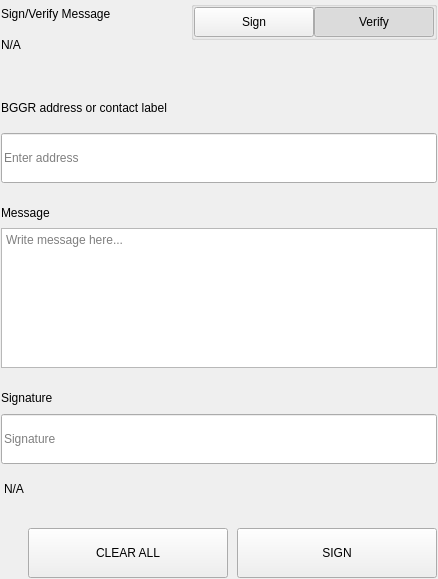
<?xml version="1.0" encoding="UTF-8"?>
<ui version="4.0">
 <class>SettingsSignMessageWidgets</class>
 <widget class="QWidget" name="SettingsSignMessageWidgets">
  <property name="geometry">
   <rect>
    <x>0</x>
    <y>0</y>
    <width>438</width>
    <height>579</height>
   </rect>
  </property>
  <property name="windowTitle">
   <string>Form</string>
  </property>
  <layout class="QVBoxLayout" name="verticalLayout">
   <property name="spacing">
    <number>0</number>
   </property>
   <property name="leftMargin">
    <number>0</number>
   </property>
   <property name="topMargin">
    <number>0</number>
   </property>
   <property name="rightMargin">
    <number>0</number>
   </property>
   <property name="bottomMargin">
    <number>0</number>
   </property>
   <item>
    <widget class="QWidget" name="left" native="true">
     <layout class="QVBoxLayout" name="verticalLayout_3">
      <property name="leftMargin">
       <number>0</number>
      </property>
      <property name="topMargin">
       <number>0</number>
      </property>
      <property name="rightMargin">
       <number>0</number>
      </property>
      <property name="bottomMargin">
       <number>0</number>
      </property>
      <item>
       <widget class="QWidget" name="container_sign" native="true">
        <layout class="QVBoxLayout" name="verticalLayout_2">
         <property name="spacing">
          <number>0</number>
         </property>
         <property name="leftMargin">
          <number>1</number>
         </property>
         <property name="topMargin">
          <number>1</number>
         </property>
         <property name="rightMargin">
          <number>1</number>
         </property>
         <property name="bottomMargin">
          <number>1</number>
         </property>
         <item>
          <layout class="QHBoxLayout" name="horizontalLayout_3" stretch="3,1">
           <property name="spacing">
            <number>40</number>
           </property>
           <item>
            <layout class="QVBoxLayout" name="verticalLayoutTitle">
             <property name="spacing">
              <number>5</number>
             </property>
             <item>
              <widget class="QLabel" name="labelTitle">
               <property name="text">
                <string>Sign/Verify Message</string>
               </property>
              </widget>
             </item>
             <item>
              <widget class="QLabel" name="labelSubtitle1">
               <property name="text">
                <string notr="true">N/A</string>
               </property>
               <property name="wordWrap">
                <bool>true</bool>
               </property>
              </widget>
             </item>
            </layout>
           </item>
           <item alignment="Qt::AlignRight|Qt::AlignTop">
            <widget class="QWidget" name="containerSwitch" native="true">
             <property name="styleSheet">
              <string notr="true">#containerSwitch{
	padding-top:9px;
}</string>
             </property>
             <layout class="QVBoxLayout" name="verticalLayout_6">
              <property name="spacing">
               <number>4</number>
              </property>
              <property name="leftMargin">
               <number>0</number>
              </property>
              <property name="topMargin">
               <number>0</number>
              </property>
              <property name="rightMargin">
               <number>0</number>
              </property>
              <property name="bottomMargin">
               <number>0</number>
              </property>
              <item alignment="Qt::AlignRight">
               <widget class="QGroupBox" name="groupBox">
                <property name="sizePolicy">
                 <sizepolicy hsizetype="Fixed" vsizetype="Preferred">
                  <horstretch>0</horstretch>
                  <verstretch>0</verstretch>
                 </sizepolicy>
                </property>
                <property name="title">
                 <string/>
                </property>
                <property name="alignment">
                 <set>Qt::AlignRight|Qt::AlignTop|Qt::AlignTrailing</set>
                </property>
                <layout class="QHBoxLayout" name="horizontalLayout_4">
                 <property name="spacing">
                  <number>0</number>
                 </property>
                 <property name="leftMargin">
                  <number>0</number>
                 </property>
                 <property name="topMargin">
                  <number>0</number>
                 </property>
                 <property name="rightMargin">
                  <number>0</number>
                 </property>
                 <property name="bottomMargin">
                  <number>0</number>
                 </property>
                 <item>
                  <widget class="QPushButton" name="pushSign">
                   <property name="minimumSize">
                    <size>
                     <width>120</width>
                     <height>30</height>
                    </size>
                   </property>
                   <property name="maximumSize">
                    <size>
                     <width>120</width>
                     <height>30</height>
                    </size>
                   </property>
                   <property name="focusPolicy">
                    <enum>Qt::NoFocus</enum>
                   </property>
                   <property name="text">
                    <string>Sign</string>
                   </property>
                   <property name="checkable">
                    <bool>true</bool>
                   </property>
                   <property name="autoExclusive">
                    <bool>true</bool>
                   </property>
                  </widget>
                 </item>
                 <item>
                  <widget class="QPushButton" name="pushVerify">
                   <property name="minimumSize">
                    <size>
                     <width>120</width>
                     <height>30</height>
                    </size>
                   </property>
                   <property name="maximumSize">
                    <size>
                     <width>120</width>
                     <height>30</height>
                    </size>
                   </property>
                   <property name="focusPolicy">
                    <enum>Qt::NoFocus</enum>
                   </property>
                   <property name="text">
                    <string>Verify</string>
                   </property>
                   <property name="checkable">
                    <bool>true</bool>
                   </property>
                   <property name="checked">
                    <bool>true</bool>
                   </property>
                   <property name="autoExclusive">
                    <bool>true</bool>
                   </property>
                  </widget>
                 </item>
                </layout>
               </widget>
              </item>
              <item alignment="Qt::AlignHCenter|Qt::AlignTop">
               <widget class="QLabel" name="labelSubtitleSwitch">
                <property name="text">
                 <string/>
                </property>
                <property name="alignment">
                 <set>Qt::AlignRight|Qt::AlignTrailing|Qt::AlignVCenter</set>
                </property>
               </widget>
              </item>
             </layout>
            </widget>
           </item>
          </layout>
         </item>
         <item>
          <spacer name="verticalSpacer_2">
           <property name="orientation">
            <enum>Qt::Vertical</enum>
           </property>
           <property name="sizeType">
            <enum>QSizePolicy::Fixed</enum>
           </property>
           <property name="sizeHint" stdset="0">
            <size>
             <width>20</width>
             <height>40</height>
            </size>
           </property>
          </spacer>
         </item>
         <item>
          <widget class="QWidget" name="containerAddress" native="true">
           <property name="sizePolicy">
            <sizepolicy hsizetype="Preferred" vsizetype="Fixed">
             <horstretch>0</horstretch>
             <verstretch>0</verstretch>
            </sizepolicy>
           </property>
           <layout class="QVBoxLayout" name="verticalLayout_5" stretch="0,0">
            <property name="spacing">
             <number>15</number>
            </property>
            <property name="leftMargin">
             <number>0</number>
            </property>
            <property name="topMargin">
             <number>0</number>
            </property>
            <property name="rightMargin">
             <number>0</number>
            </property>
            <property name="bottomMargin">
             <number>0</number>
            </property>
            <item>
             <widget class="QLabel" name="labelSubtitleAddress">
              <property name="minimumSize">
               <size>
                <width>0</width>
                <height>20</height>
               </size>
              </property>
              <property name="maximumSize">
               <size>
                <width>16777215</width>
                <height>20</height>
               </size>
              </property>
              <property name="text">
               <string>BGGR address or contact label</string>
              </property>
             </widget>
            </item>
            <item>
             <widget class="QLineEdit" name="addressIn_SM">
              <property name="minimumSize">
               <size>
                <width>0</width>
                <height>50</height>
               </size>
              </property>
              <property name="maximumSize">
               <size>
                <width>16777215</width>
                <height>50</height>
               </size>
              </property>
              <property name="placeholderText">
               <string>Enter address</string>
              </property>
             </widget>
            </item>
           </layout>
          </widget>
         </item>
         <item>
          <spacer name="verticalSpacer_3">
           <property name="orientation">
            <enum>Qt::Vertical</enum>
           </property>
           <property name="sizeType">
            <enum>QSizePolicy::Fixed</enum>
           </property>
           <property name="sizeHint" stdset="0">
            <size>
             <width>20</width>
             <height>20</height>
            </size>
           </property>
          </spacer>
         </item>
         <item>
          <layout class="QVBoxLayout" name="verticalLayout_9">
           <property name="spacing">
            <number>5</number>
           </property>
           <item>
            <widget class="QLabel" name="labelSubtitleMessage">
             <property name="minimumSize">
              <size>
               <width>0</width>
               <height>20</height>
              </size>
             </property>
             <property name="maximumSize">
              <size>
               <width>16777215</width>
               <height>20</height>
              </size>
             </property>
             <property name="text">
              <string>Message</string>
             </property>
            </widget>
           </item>
           <item>
            <widget class="QPlainTextEdit" name="messageIn_SM">
             <property name="minimumSize">
              <size>
               <width>0</width>
               <height>140</height>
              </size>
             </property>
             <property name="maximumSize">
              <size>
               <width>16777215</width>
               <height>140</height>
              </size>
             </property>
             <property name="placeholderText">
              <string>Write message here...</string>
             </property>
            </widget>
           </item>
          </layout>
         </item>
         <item>
          <spacer name="verticalSpacer_4">
           <property name="orientation">
            <enum>Qt::Vertical</enum>
           </property>
           <property name="sizeType">
            <enum>QSizePolicy::Fixed</enum>
           </property>
           <property name="sizeHint" stdset="0">
            <size>
             <width>20</width>
             <height>20</height>
            </size>
           </property>
          </spacer>
         </item>
         <item>
          <widget class="QWidget" name="widget" native="true">
           <property name="minimumSize">
            <size>
             <width>0</width>
             <height>75</height>
            </size>
           </property>
           <property name="maximumSize">
            <size>
             <width>16777215</width>
             <height>16777215</height>
            </size>
           </property>
           <layout class="QVBoxLayout" name="verticalLayout_4">
            <property name="leftMargin">
             <number>0</number>
            </property>
            <property name="topMargin">
             <number>0</number>
            </property>
            <property name="rightMargin">
             <number>0</number>
            </property>
            <property name="bottomMargin">
             <number>0</number>
            </property>
            <item>
             <widget class="QLabel" name="labelSubtitleSignature">
              <property name="minimumSize">
               <size>
                <width>0</width>
                <height>20</height>
               </size>
              </property>
              <property name="maximumSize">
               <size>
                <width>16777215</width>
                <height>20</height>
               </size>
              </property>
              <property name="text">
               <string>Signature</string>
              </property>
             </widget>
            </item>
            <item>
             <widget class="QLineEdit" name="signatureOut_SM">
              <property name="minimumSize">
               <size>
                <width>0</width>
                <height>50</height>
               </size>
              </property>
              <property name="placeholderText">
               <string>Signature</string>
              </property>
             </widget>
            </item>
           </layout>
          </widget>
         </item>
         <item>
          <widget class="QLabel" name="statusLabel_SM">
           <property name="styleSheet">
            <string notr="true">padding-top:5px;</string>
           </property>
           <property name="text">
            <string notr="true">N/A</string>
           </property>
          </widget>
         </item>
         <item>
          <spacer name="verticalSpacer">
           <property name="orientation">
            <enum>Qt::Vertical</enum>
           </property>
           <property name="sizeType">
            <enum>QSizePolicy::Fixed</enum>
           </property>
           <property name="sizeHint" stdset="0">
            <size>
             <width>20</width>
             <height>20</height>
            </size>
           </property>
          </spacer>
         </item>
         <item>
          <layout class="QHBoxLayout" name="horizontalLayout_7">
           <property name="spacing">
            <number>9</number>
           </property>
           <item>
            <spacer name="horizontalSpacer_5">
             <property name="orientation">
              <enum>Qt::Horizontal</enum>
             </property>
             <property name="sizeType">
              <enum>QSizePolicy::Expanding</enum>
             </property>
             <property name="sizeHint" stdset="0">
              <size>
               <width>40</width>
               <height>20</height>
              </size>
             </property>
            </spacer>
           </item>
           <item>
            <widget class="QPushButton" name="pushButtonClear">
             <property name="minimumSize">
              <size>
               <width>200</width>
               <height>50</height>
              </size>
             </property>
             <property name="focusPolicy">
              <enum>Qt::NoFocus</enum>
             </property>
             <property name="text">
              <string>CLEAR ALL</string>
             </property>
            </widget>
           </item>
           <item>
            <widget class="QPushButton" name="pushButtonSave">
             <property name="minimumSize">
              <size>
               <width>200</width>
               <height>50</height>
              </size>
             </property>
             <property name="maximumSize">
              <size>
               <width>200</width>
               <height>50</height>
              </size>
             </property>
             <property name="focusPolicy">
              <enum>Qt::NoFocus</enum>
             </property>
             <property name="text">
              <string>SIGN</string>
             </property>
            </widget>
           </item>
          </layout>
         </item>
        </layout>
       </widget>
      </item>
     </layout>
    </widget>
   </item>
  </layout>
 </widget>
 <resources/>
 <connections/>
</ui>
